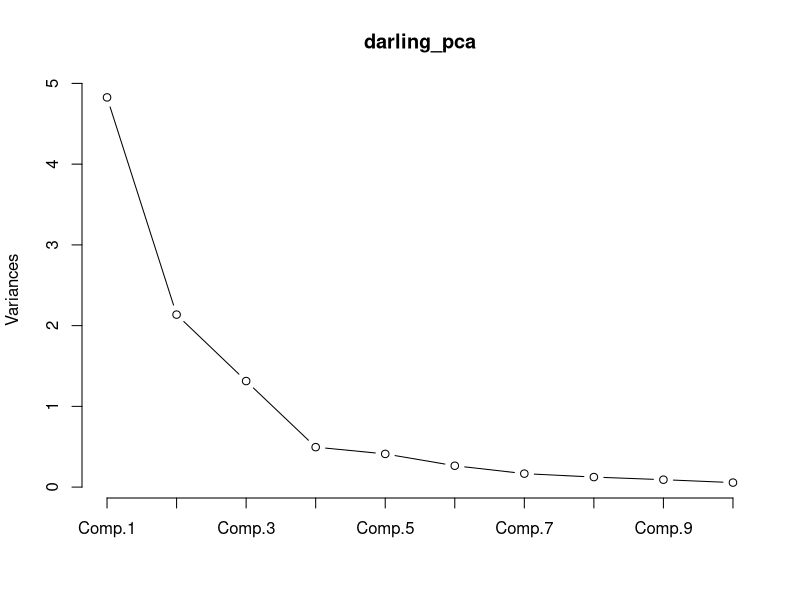
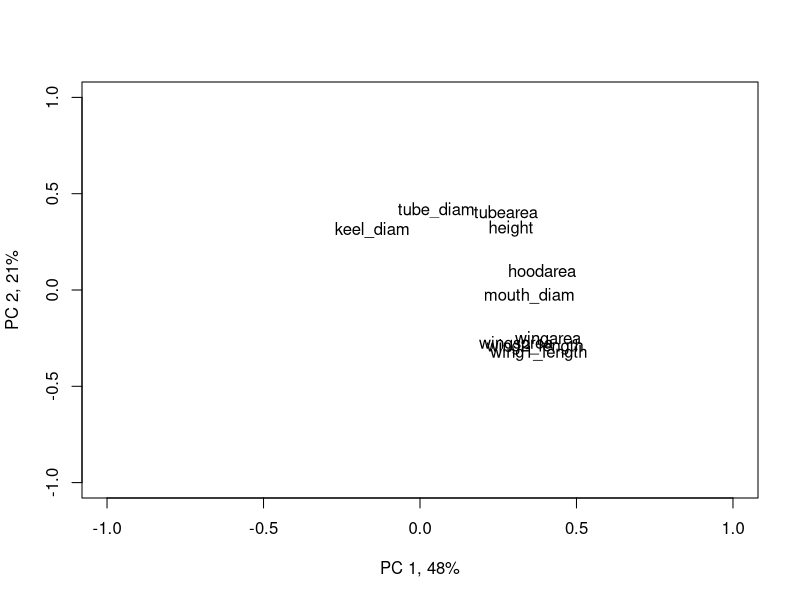
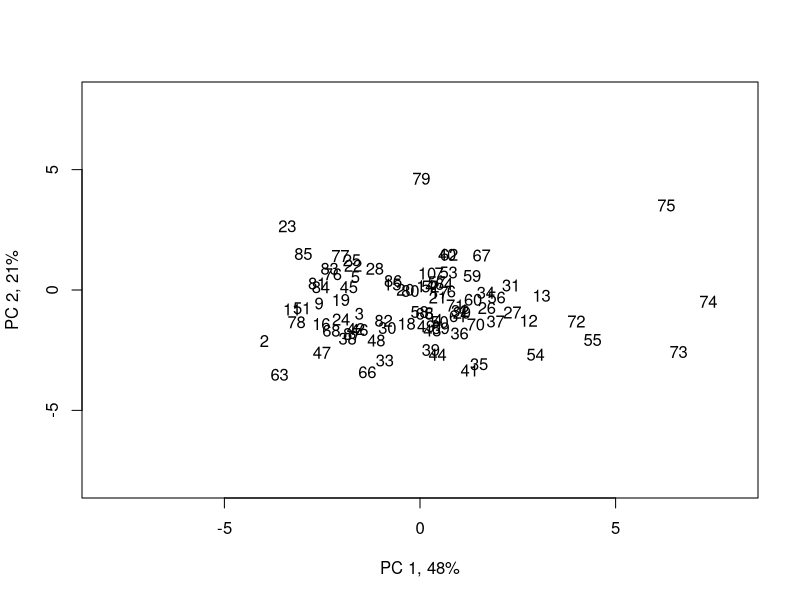
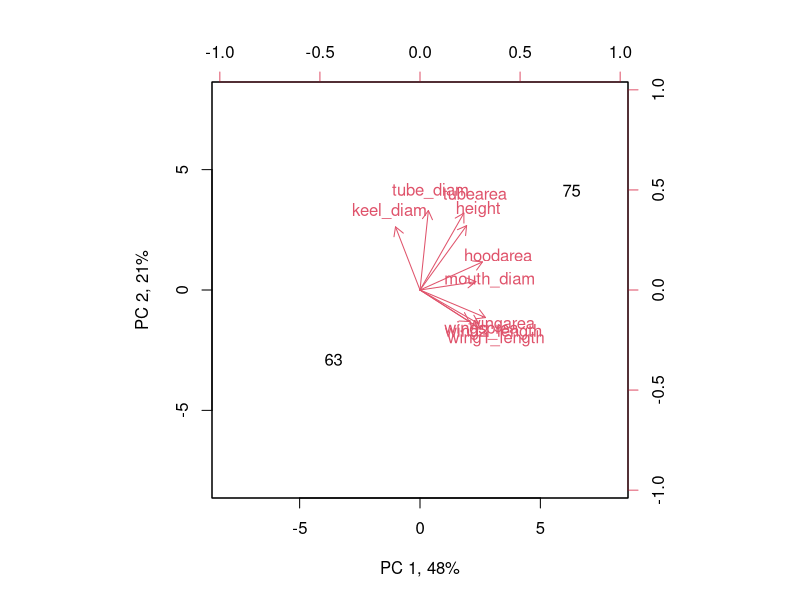
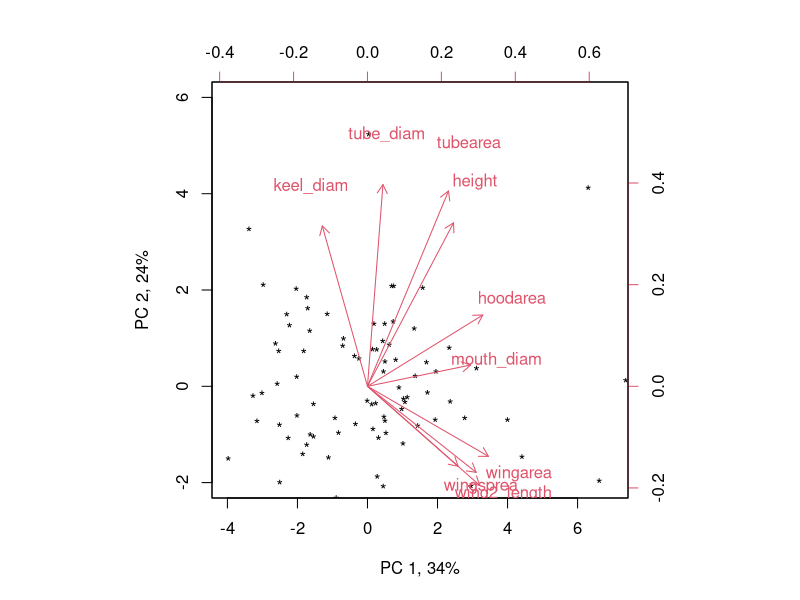

These charts were generated, in order, by the following R code: (Note: this script raises an error after producing the figures.)
library(dplyr)

darling <- read.csv("project-1/Darlingtonia.csv", header = T,
                    stringsAsFactors = F, row.names =1 )

# scale

darling <- scale(darling)

darling_pca <- princomp(darling, cor = F)
summary(darling_pca)

# latent root criterion
eigenVal <- (darling_pca$sdev * sqrt(nrow(darling)/(nrow(darling) - 1))) ^ 2

propVar <- eigenVal/sum(eigenVal)
cumVar <- cumsum(propVar)
pca_Table <- t(rbind(eigenVal, propVar, cumVar))
pca_Table

# latent root criterion (eliminate factors with eigenvalue < 1) 
# would indicate to keep 3 axes
# this is plausible given the scree plot:
# by axis 3 you have diminishing returns

plot(darling_pca, type = 'lines')

# look at loadings
loading_summary <- loadings(darling_pca)

loading_summary[which(loading_summary < .3)] <- NA

loading_summary[,1:3]

plot(darling_pca$loadings[,1:2],type="n",xlab="PC 1, 48%", ylab="PC 2, 21%",ylim=c(-1,1), xlim=c(-1,1))
text(darling_pca$loadings, labels=as.character(colnames(darling)), pos=1, cex=1)

# axis 1 seems to describe keel diam vs mouth diam, hood area

plot(darling_pca$scores,type="n",xlab="PC 1, 48%", ylab="PC 2, 21%",ylim=c(-8,8), xlim=c(-8,8))
text(darling_pca$scores, labels=as.character(rownames(darling)), pos=1, cex=1)

biplot(darling_pca$scores[c(63, 75),],darling_pca$loading,xlab="PC 1, 48%", ylab="PC 2, 21%",ylim=c(-8,8), xlim=c(-8,8))

biplot(darling_pca$scores,darling_pca$loading,xlabs= rep("*",87),xlab="PC 1, 34%", ylab="PC 2, 24%",ylim=c(-2,6), xlim=c(-4,7))
scores(darling_pca)
